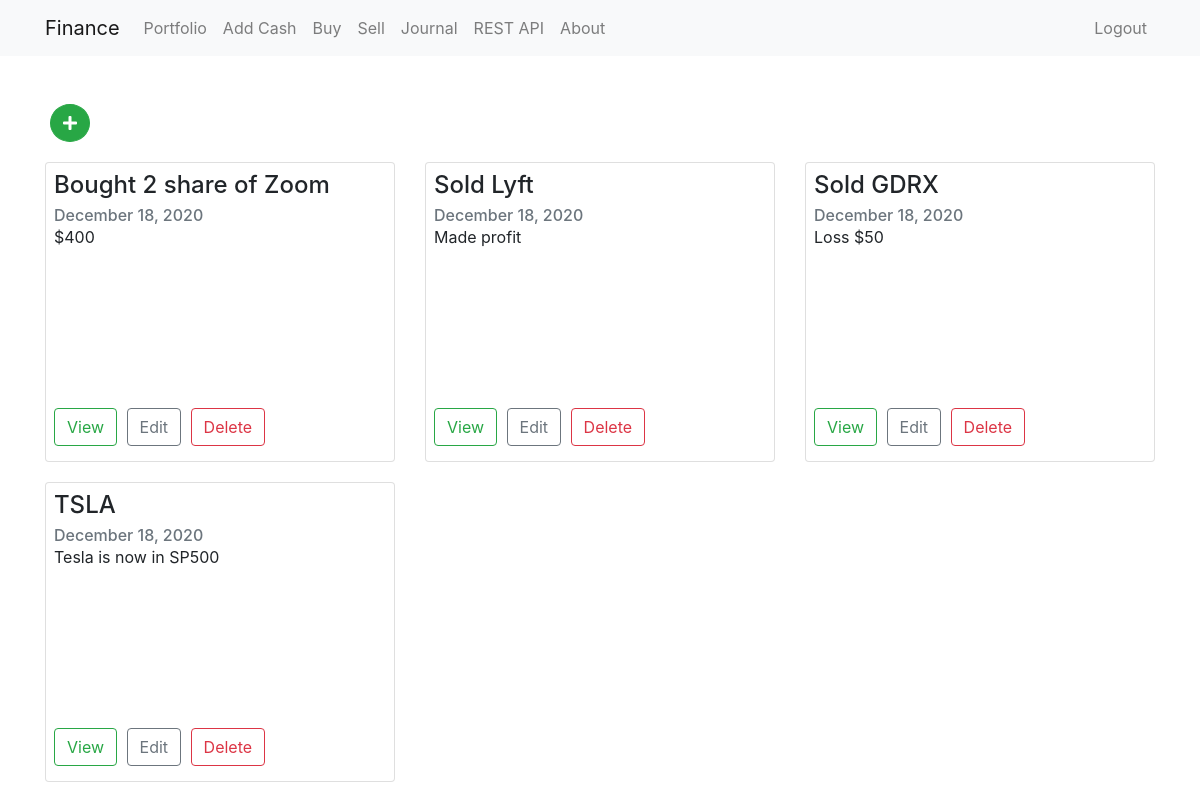
The app's page /journal/ (signed in) with its own data.
### journal/models.py (models this page shows, shortened)
class Journal(models.Model):
    user = models.ForeignKey(User, on_delete=models.CASCADE)
    date = models.DateTimeField(auto_now=True)
    description = models.CharField(max_length=30)
    content = models.TextField()

### journal/views.py (the view)
# urls.py: path('', include('journal.urls')),
@login_required(login_url='/login/')
def journal(request):
    user = request.user
    journals = Journal.objects.filter(user=user)
    journals = {'journals' : journals}
    return render(request, 'journal/journal.html', journals )

### templates/journal/journal.html (shortened to what this page needs)
{% extends 'base.html' %}
{% load static %}
{% block extra_head %}
<link rel="stylesheet" href="https://cdnjs.cloudflare.com/ajax/libs/font-awesome/5.15.1/css/all.min.css">
<link rel="stylesheet" type="text/css" href="{% static 'journal/style.css' %}">
{% endblock %}
{% block content %}
<div class="container mt-5">
    <a class="btn btn-success rounded-circle" href="{% url 'add_journal' %}"><i class="fas fa-plus"></i></a>
    {% for journal in journals %}
        {% if forloop.first %}<div class="row">{% endif %}
        <div class="col-lg-4 col-md-6 col-sm-12">
            <div class="card h-100 p-2">
                <div class="card-block">
                    <h4 class="card-title">{{ journal.description }}</h4>
                    <h6 class="card-subtitle text-muted"> {{ journal.date|date:"F d, Y" }} </h6>
                    <p class="card-text module-fade p-y-1">{{ journal.content }}</p>
                    <div class="wrap-link" >
                        <a class="btn btn-outline-success card-link" href="{% url 'view_journal' journal.id %}" >View</a>
                        <a class="btn btn-outline-secondary card-link" href="{% url 'edit_journal' journal.id %}">Edit</a>
                        <button type="button" class="btn btn-outline-danger card-link" data-toggle="modal" data-target="#exampleModal{{journal.id}}">
                            Delete
                        </button>
                    </div>
                </div>
            </div>
        </div>
        {% if forloop.counter|divisibleby:3 %}</div><div class="row">{% endif %}
        {% if forloop.last %}</div>{% endif %}
    {% endfor %}
    </div>
{% endblock content %}

### templates/base.html (shortened to what this page needs)
{% load static %}
<!DOCTYPE html>
<html lang="en">
<head>
    <link rel="stylesheet" href="{% static 'css/style.css' %}">
    <link rel="stylesheet" href="https://cdn.jsdelivr.net/npm/bootstrap@4.5.3/dist/css/bootstrap.min.css"
>
    {% block extra_head %}{% endblock %}
</head>
<body>
    <nav class="navbar navbar-expand-sm navbar-light bg-light">
        <div class="container">
            <a href="" class="navbar-brand">Finance</a>
            <div class="collapse navbar-collapse" id="navbarNav">
                <ul class="navbar-nav" id="navbarNav">
                    <li class="nav-item">
                        <a href="{% url 'portfolio' %}" class="nav-link">Portfolio</a>
                    </li>
                    <li class="nav-item">
                        <a href="{% url 'add_cash' %}" class="nav-link">Add Cash</a>
                    </li>
                    <li class="nav-item">
                        <a href="{% url 'buy_stock' %}" class="nav-link">Buy</a>
                    </li>
                    <li class="nav-item">
                        <a href="{% url 'sell_stock' %}" class="nav-link">Sell</a>
                    </li>
                    <li class="nav-item">
                        <a href="{% url 'journal'%}" class="nav-link">Journal</a>
                    </li>
                    <li class="nav-item">
                        <a class="nav-item nav-link" href="/api/v1/" target="_blank">REST API</a>
                    </li>
                    <li class="nav-item">
                        <a href="{% url 'about'%}" class="nav-link">About</a>
                    </li>
                </ul>
                <ul class="navbar-nav ml-auto">
                    {% if user.is_authenticated %}
                    <li class="nav-item">
                        <a href="{% url 'logout' %}" class="nav-link">Logout</a>
                    </li>
                    {% endif %}
                </ul>
            </div>
        </div>
    </nav>
    {% block content%}
    {% endblock content %}
</body>
</html>

### journal/static/journal/style.css (style rules this page uses)
.col-md-6 { height: 300px; margin-top:20px; }
.card { position: relative; }
.wrap-link { position: absolute; bottom: 15px; }
.card-link+.card-link { margin-left: 5px; }
a.rounded-circle { margin-left: 5px; }

### records on screen
Journal: description "Bought 2 share of Zoom", date "December 18, 2020", content "$400"
Journal: description "Sold Lyft", date "December 18, 2020", content "Made profit"
Journal: description "Sold GDRX", date "December 18, 2020", content "Loss $50"
Journal: description "TSLA", date "December 18, 2020", content "Tesla is now in SP500"
